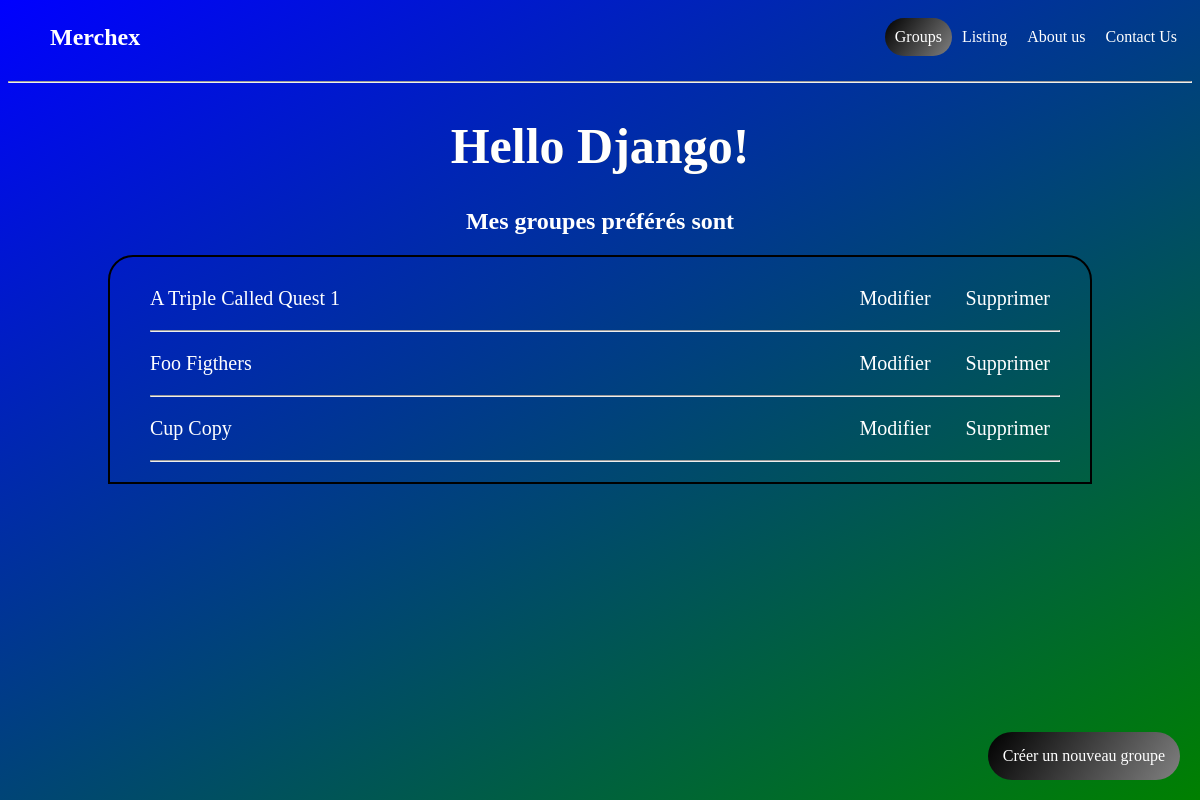
/bands/, run on an earlier commit of the app's database.
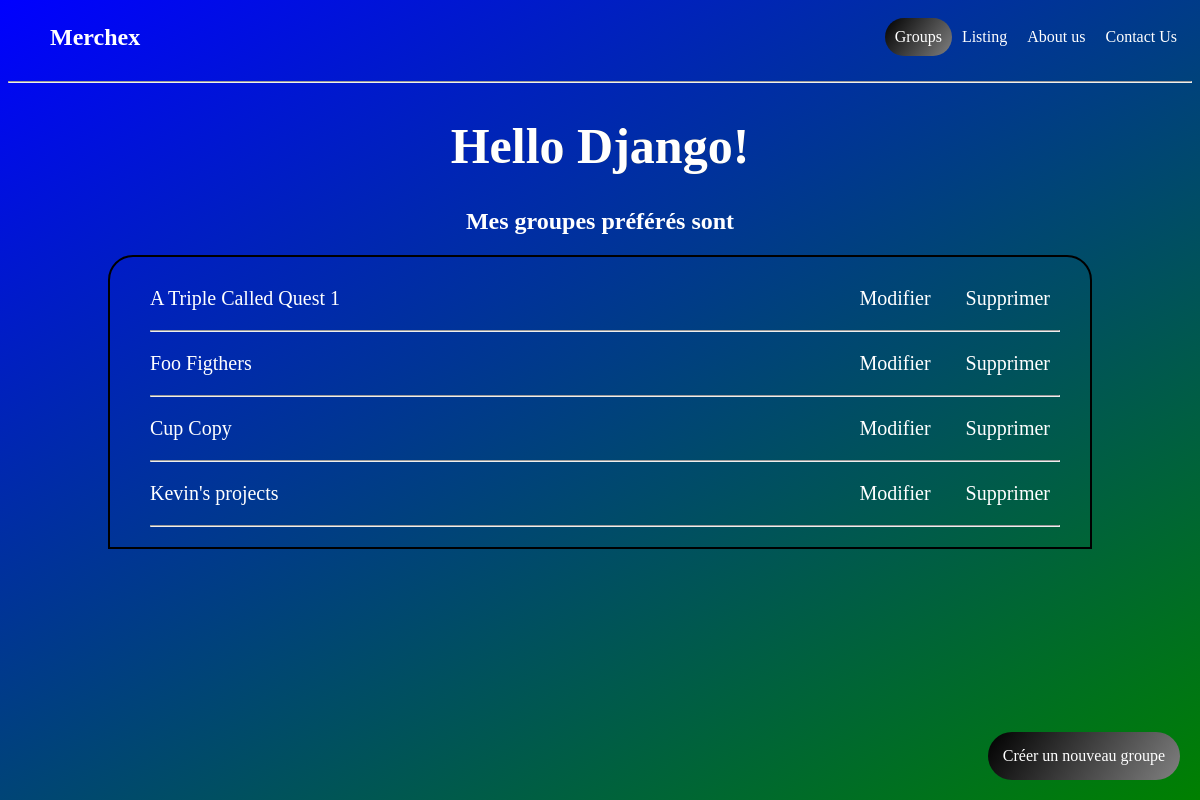
And on a later commit of the database.
### listings/models.py (models this page shows, shortened)
class Band(models.Model):
    class Genre(models.TextChoices):
        HIP_HOP = 'HH'
        SYNTH_POP = 'SP'
        ALTERNATIVE_ROCK = 'AR'
        BIKUTSI = 'B'
        POP = 'PP'
    name = models.fields.CharField(max_length=100)
    genre= models.fields.CharField(choices= Genre.choices, max_length=5)
    biography = models.fields.CharField(max_length=50)
    year_formed = models.fields.IntegerField( validators=[MinValueValidator(1990),MaxValueValidator(2025)])
    active = models.fields.BooleanField(default=True)
    official_homepage = models.fields.URLField(null=True, blank=True)

### listings/views.py (the view)
# urls.py: path('bands/', views.band_list, name='band-list'),
def band_list(request):
    bands = Band.objects.all()
    print(request.path)
    return render(request, 'listings/band_list.html', {'bands': bands})

### listings/templates/listings/band_list.html (shortened to what this page needs)
{% extends 'listings/base.html' %}
{% block content %}
    <div class="h2">
        <h1 class="h1">Hello Django!</h1>
    </div>
    <div class="btn-create1">
        <a href="{% url 'band-create' %}" class="btn-create">Créer un nouveau groupe</a>
    </div>
    <div class="list1">
            <div class="ennonce">
                <h2 >Mes groupes préférés sont </h2>
            </div>
            <div class="list">
                <ul>
                    {% for band in bands%}
                        <div class="listInt">
                            <li><a href="{% url 'band-detail' band.id %}">{{band.name}}</a><li>
                            <div class="listAct">
                                <a class="btn-act btn-mod" href="{% url 'band-update' band.id %}">Modifier</a>
                                <a class="btn-act btn-sup" href="{% url 'band-delete' band.id %}">Supprimer</a>
                            </div>
                        </div>
                        <hr style="margin-right: 30px;">
                    {% endfor %}
                </ul>
            </div>
{% endblock %}

### listings/templates/listings/base.html (shortened to what this page needs)
{% load static %}
<!DOCTYPE html>
<html lang="en">
<head>
    <link rel="stylesheet" href="{% static 'listings/styles.css' %}">
</head>
<body>
    <nav class="nav">
        <h2 class="merchex">Merchex</h2>
        <a href="{% url 'band-list' %}" class="lien {% if request.path == '/bands/' %} border-b-2  lienActu {% endif %} href="{% url 'band-list' %}" ">Groups</a>
        <a href="{% url 'list' %}" class="lien {% if request.path == '/listings/' %} border-b-2  lienActu {% endif %} href="{% url 'list' %}" ">Listing</a>
        <a href="{% url 'about-us' %}" class="lien {% if request.path == '/about-us/' %} border-b-2  lienActu {% endif %} href="{% url 'about-us' %}" ">About us</a>
        <a href="{% url 'contact-us' %}" class="lien {% if request.path == '/contact-us/' %} border-b-2  lienActu {% endif %} href="{% url 'contact-us' %}" ">Contact Us</a>
    </nav>
    <hr class="hr1">
    {% block content %}
    {% endblock %}
</body>
</html>

### listings/static/listings/styles.css (style rules this page uses)
body { background: linear-gradient(150deg,blue,green); background-repeat: no-repeat; background-size: 100% 100vh; color: white ; }
.h2 { background: linear-gradient(90deg,black, grey); background-clip: text; text-align: center; font-size: 25px; }
.ennonce { width: 100%; text-align: center; }
li { color: white; }
ul { list-style: none; font-size: 20px; }
.list { border: 2px solid black; border-top-left-radius: 25px; border-top-right-radius: 25px; margin-left: 100px; margin-right: 100px; }
.listAct { display: flex; gap: 15px; }
.btn-act { cursor: pointer; padding: 10px; border-radius: 25px; color: white; }
.btn-create { background: linear-gradient(126deg, black, grey); padding: 15px; border-radius: 25px; color: white; position: absolute; bottom: 20px; right: 20px; }
.hr1 { margin-top: 20px; margin-bottom: 10px; }
.merchex { position: absolute; left: 50px; }
.nav { display: flex; justify-content: end; padding: 5px; padding-top: 10px; align-items: center; color: white; }
.listInt { display: flex; justify-content: space-between; margin-right: 30px; align-items: center; }
a { text-decoration: none; color: white; }
.lien { padding: 10px; cursor: pointer; color: white; }
.lienActu { background: linear-gradient(126deg, black, grey); border-radius: 25px; cursor: pointer; }

What changed in the data, as far as the page shows it:
added Band: name "Kevin's projects"
